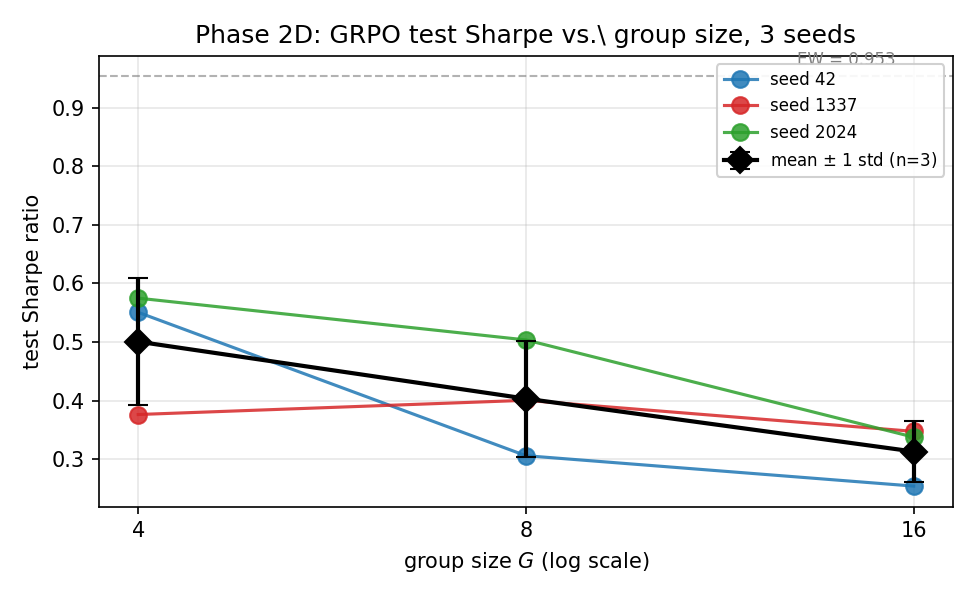

Reproduce this figure in Python.
"""Phase 2D 9-point scatter (3 seeds x 3 G) with seed-color coding and
mean lines.

Reads results/phase2d/grpo_G{4,8,16}_lambda0.001_seed{42,1337,2024}/metrics.json
and writes writeup/figures/grpo_group_size_scatter.png.
"""
import json
from pathlib import Path

import matplotlib.pyplot as plt
import numpy as np

ROOT = Path(__file__).resolve().parents[2]
RESULTS = ROOT / "results" / "phase2d"
OUT = Path(__file__).parent / "grpo_group_size_scatter.png"

GS = [4, 8, 16]
SEEDS = [42, 1337, 2024]
COLORS = {42: "#1f77b4", 1337: "#d62728", 2024: "#2ca02c"}

data = {(g, s): None for g in GS for s in SEEDS}
for g in GS:
    for s in SEEDS:
        f = RESULTS / f"grpo_G{g}_lambda0.001_seed{s}" / "metrics.json"
        with f.open() as fh:
            data[(g, s)] = json.load(fh)["test"]["sharpe_ratio"]

fig, ax = plt.subplots(figsize=(6.5, 4.0))
for s in SEEDS:
    ys = [data[(g, s)] for g in GS]
    ax.plot(GS, ys, "o-", color=COLORS[s], label=f"seed {s}",
            markersize=8, linewidth=1.5, alpha=0.85)

means = [np.mean([data[(g, s)] for s in SEEDS]) for g in GS]
stds = [np.std([data[(g, s)] for s in SEEDS], ddof=1) for g in GS]
ax.errorbar(GS, means, yerr=stds, color="black", linewidth=2.0,
            fmt="D-", markersize=9, capsize=5,
            label=r"mean $\pm$ 1 std (n=3)", zorder=10)

# Equal-weight reference line
ax.axhline(0.953, color="gray", linestyle="--", linewidth=1, alpha=0.6)
ax.text(15.5, 0.973, "EW = 0.953", fontsize=8, color="gray", ha="right")

ax.set_xscale("log", base=2)
ax.set_xticks(GS)
ax.set_xticklabels([str(g) for g in GS])
ax.set_xlabel("group size $G$ (log scale)")
ax.set_ylabel("test Sharpe ratio")
ax.set_title("Phase 2D: GRPO test Sharpe vs.\\ group size, 3 seeds")
ax.legend(loc="upper right", fontsize=8, framealpha=0.9)
ax.grid(True, alpha=0.3)
fig.tight_layout()
fig.savefig(OUT, dpi=150)
print(f"saved -> {OUT}")
print()
print("Summary (mean ± std, n=3):")
for g, m, sd in zip(GS, means, stds):
    print(f"  G={g:2d}  Sharpe = {m:+.3f} ± {sd:.3f}  range [{min(data[(g,s)] for s in SEEDS):+.3f}, {max(data[(g,s)] for s in SEEDS):+.3f}]")
